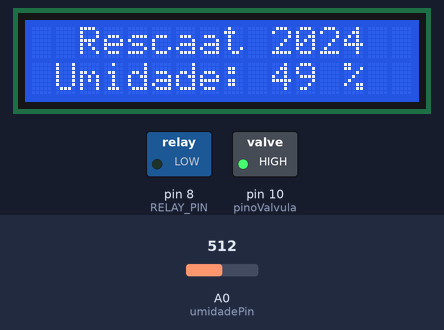
A sketch run on a simulated Arduino Uno, built with avr-gcc and run on an emulated ATmega328P. On the bench: 16×2 character LCD, switched loads named in the sketch (green lamp = pin HIGH). The inputs (shaded band) are chosen by the test bench; at power-on: A0 (umidadePin) = 512.

Above: at 3.2 s.
3.3 s: A0 (umidadePin) set to 496
At 4.6 s:
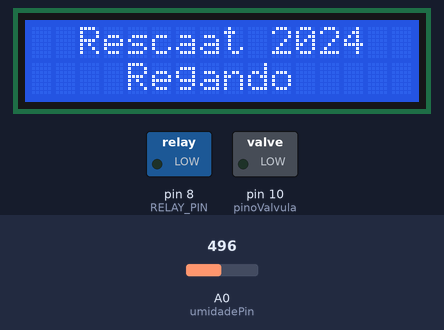
17.3 s: A0 (umidadePin) set to 511
At 19.9 s:
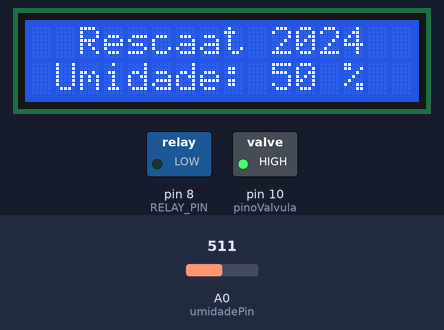
26.3 s: A0 (umidadePin) set to 716
At 41.9 s:
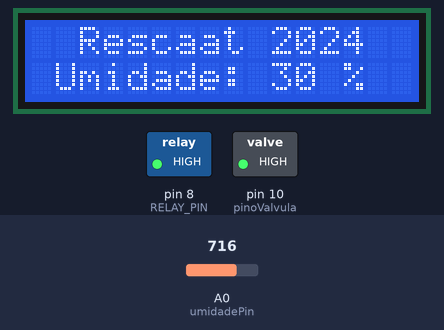
Timing chart, 0 to 44.6 s (numbered marks = the images above; inputs shaded):
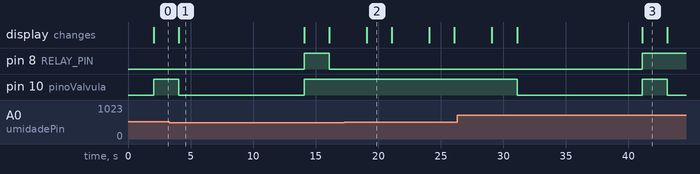

Measured:
- the behaviour switches between 512 and 511 on A0 (umidadePin) (found by bisection; images 0 and 1)
- after the input at 3.3 s, pin 10 (pinoValvula): goes on until 14.1 s, then stays HIGH
- after the input at 17.3 s, the display: changes after 1.8 s (image 2)
- after the input at 26.3 s, pin 8 (RELAY_PIN): LOW → HIGH after 14.8 s; pin 10 (pinoValvula): HIGH → LOW after 4.8 s, → HIGH 10.0 s later, → LOW 2.0 s later; the display: changes after 2.8 s (image 3)
- what the display in image 1 shows lasts 10.0 s, from 4.1 s to 14.1 s
- what the display in image 2 shows lasts 2.0 s, from 19.1 s to 21.1 s

The sketch:

codigo_novo_Umid_rele.ino
```cpp
#include <LiquidCrystal.h>
#include <OneWire.h>

// Configuração do display LCD
LiquidCrystal lcd(12, 11, 5, 4, 3, 2);

const int umidadePin = A0; // Pino analógico para o sensor de umidade
const int limiarSeco = 50;
const int pinoValvula = 10;
const int tempoRega = 10;
int umidadeSolo = 0;
#define RELAY_PIN 8

void setup() {
  Serial.begin(9600);
  pinMode(RELAY_PIN, OUTPUT);
  lcd.begin(16, 2); // Inicializa o display LCD
  lcd.setCursor(0, 0);
  lcd.print("Inicializando...");
  delay(2000);
  lcd.clear();
  lcd.print("  Rescaat 2024");
  digitalWrite(pinoValvula, HIGH);
  pinMode(pinoValvula, OUTPUT);
}

void loop() {
for(int i=0; i <5; i++);
  int umidadeValor = analogRead(umidadePin);
  umidadeValor = map(umidadeValor,1023,0,0, 100);

  lcd.setCursor(0, 1);
  lcd.print(" Umidade: ");
  lcd.print(umidadeValor);
  lcd.print(" %");
  delay(2000); // Atualiza a cada 2 segundos

  if(umidadeValor < limiarSeco) {
  // Posiciona o cursor do LCD na coluna 0 linha 1
  // (Obs: linha 1 é a segunda linha, a contagem começa em 0
  lcd.setCursor(0, 1);
  // Exibe a mensagem no Display LCD:
  lcd.print("    Regando     ");
  // Liga a válvula
  digitalWrite(pinoValvula, LOW);
  // Espera o tempo estipulado
  delay(tempoRega*1000);
  digitalWrite(pinoValvula, HIGH);
  digitalWrite(RELAY_PIN, HIGH);
  }
   else {
    lcd.setCursor(0, 1);
    lcd.print("   Encharcado   ");
    digitalWrite(RELAY_PIN, LOW);
    delay(3000);
  }
}
```
